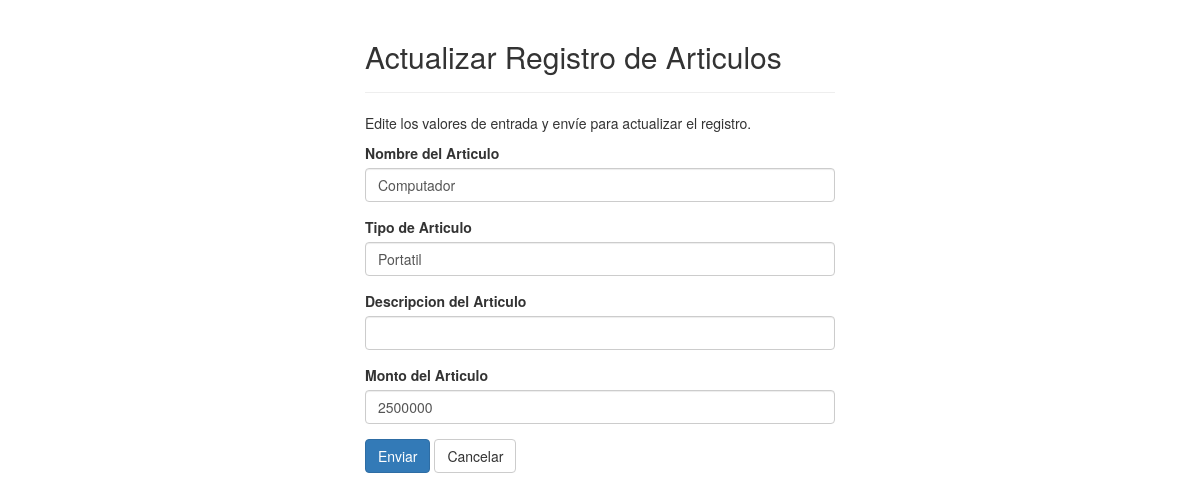
/BASE/articulos/update.php?id_art=30001, run on the app's committed database.
### tables this page shows
CREATE TABLE `articulos` (
  `id_art` int(11) NOT NULL,
  `nombre_art` varchar(20) DEFAULT NULL,
  `tipo` varchar(20) DEFAULT NULL,
  `descripcion_art` text DEFAULT NULL,
  `precio_art` float DEFAULT NULL
);

### BASE/articulos/update.php (the view, shortened to what this page needs)
<?php
require_once "config.php";
$name = $type = $description = $price = "";
$name_err = $type_err = $description_err = $price_err = "";
if(isset($_POST["id_art"]) && !empty($_POST["id_art"])){
    $id = $_POST["id_art"];
    $input_name = trim($_POST["name"]);
    if(empty($input_name)){
        $name_err = "Por favor ingrese el nombre del usuario.";
    } else{
        $name = $input_name;
    }
    $input_type = trim($_POST["type"]);
    if(empty($input_type)){
        $type_err = "Por favor ingrese el tipo de Articulo.";
    } else{
        $type = $input_type;
    }
    $input_description = trim($_POST["description"]);
    if(empty($input_description)){
        $description_err = "Por favor ingrese la descripcion del articulo.";
    } else{
        $description = $input_description;
    }
    $input_price = trim($_POST["price"]);
    if(empty($input_price)){
        $price_err = "Por favor ingrese el precio del articulo en numeros.";
    } else{
        $price = $input_price;
    }
    if(empty($name_err) && empty($type_err) && empty($description_err) && empty($price_err)){
        $sql = "UPDATE articulos SET nombre_art=?, tipo=?, descripcion_art=?, precio_art=? WHERE id_art=?";
        if($stmt = mysqli_prepare($link, $sql)){
            mysqli_stmt_bind_param($stmt, "sssss", $param_name, $param_type, $param_description, $param_price ,$param_id);
            $param_name = $name;
            $param_type = $type;
            $param_description = $description;
            $param_price = $price;
            $param_id = $id;
            if(mysqli_stmt_execute($stmt)){
                header("location: index.php");
                exit();
            } else{
                echo "Something went wrong. Please try again later.";
            }
        }
        mysqli_stmt_close($stmt);
    }
    mysqli_close($link);
} else{
    if(isset($_GET["id_art"]) && !empty(trim($_GET["id_art"]))){
        $sql = "SELECT * FROM articulos WHERE id_art= ?";
        if($stmt = mysqli_prepare($link, $sql)){
            mysqli_stmt_bind_param($stmt, "i", $param_id);
            if(mysqli_stmt_execute($stmt)){
                $result = mysqli_stmt_get_result($stmt);
                if(mysqli_num_rows($result) == 1){
                    $row = mysqli_fetch_array($result, MYSQLI_ASSOC);
                    $name = $row["nombre_art"];
                    $type = $row["tipo"];
                    $description= $row["descripcion_art"];
                    $price= $row["precio_art"];
                } else{
                    header("location: error.php");
                    exit();
                }
            } else{
                echo "Oops! Something went wrong. Please try again later.";
            }
        }
    }  else{
        header("location: error.php");
        exit();
    }
}
?>
<!DOCTYPE html>
<html lang="en">
<head>
    <link rel="stylesheet" href="https://maxcdn.bootstrapcdn.com/bootstrap/3.3.7/css/bootstrap.css">
</head>
<body>
    <div class="wrapper">
        <div class="container-fluid">
            <div class="row">
                <div class="col-md-12">
                    <div class="page-header">
                        <h2>Actualizar Registro de Articulos</h2>
                    </div>
                    <p>Edite los valores de entrada y envíe para actualizar el registro.</p>
                    <form action="<?php echo htmlspecialchars(basename($_SERVER['REQUEST_URI'])); ?>" method="post">
                        <div class="form-group <?php echo (!empty($name_err)) ? 'has-error' : ''; ?>">
                            <label>Nombre del Articulo</label>
                            <input type="text" name="name" class="form-control" value="<?php echo $name; ?>">
                        </div>
                        <div class="form-group <?php echo (!empty($type_err)) ? 'has-error' : ''; ?>">
                            <label>Tipo de Articulo</label>
                            <input type="text" name="type" class="form-control" value="<?php echo $type; ?>">
                        </div>
                        <div class="form-group <?php echo (!empty($description_err)) ? 'has-error' : ''; ?>">
                            <label>Descripcion del Articulo</label>
                            <input type="" name="description" class="form-control" value="<?php echo $description; ?>">
                        </div>
                        <div class="form-group <?php echo (!empty($price_err)) ? 'has-error' : ''; ?>">
                            <label>Monto del Articulo</label>
                            <input type="text" name="price" class="form-control" value="<?php echo $price; ?>">
                        </div>
                        <input type="submit" class="btn btn-primary" value="Enviar">
                        <a href="index.php" class="btn btn-default">Cancelar</a>
                    </form>
                </div>
            </div>
        </div>
    </div>
</body>
</html>

### BASE/articulos/update.php (style rules this page uses)
.wrapper { width: 500px; margin: 0 auto; }

### data on the page
articulos: name "Computador", type "Portatil", price "2500000"
